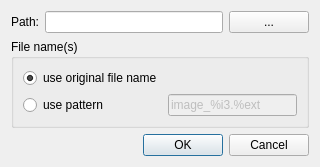
<?xml version="1.0" encoding="UTF-8"?>
<ui version="4.0">
 <class>BatchProcess::SaveImagesEditDlg</class>
 <widget class="QDialog" name="BatchProcess::SaveImagesEditDlg">
  <property name="geometry">
   <rect>
    <x>0</x>
    <y>0</y>
    <width>320</width>
    <height>152</height>
   </rect>
  </property>
  <property name="windowTitle">
   <string>Edit save settings</string>
  </property>
  <layout class="QGridLayout" name="gridLayout">
   <item row="0" column="0">
    <widget class="QLabel" name="label">
     <property name="text">
      <string>Path:</string>
     </property>
    </widget>
   </item>
   <item row="0" column="1">
    <widget class="QLineEdit" name="pathLineEdit"/>
   </item>
   <item row="0" column="2">
    <widget class="QPushButton" name="selectPathBtn">
     <property name="text">
      <string>...</string>
     </property>
    </widget>
   </item>
   <item row="1" column="0" colspan="3">
    <widget class="QGroupBox" name="groupBox">
     <property name="title">
      <string>File name(s)</string>
     </property>
     <layout class="QGridLayout" name="gridLayout_2">
      <item row="0" column="0">
       <widget class="QRadioButton" name="useOrigFileNameRadioBtn">
        <property name="text">
         <string>use original file name</string>
        </property>
        <property name="checked">
         <bool>true</bool>
        </property>
       </widget>
      </item>
      <item row="1" column="0">
       <widget class="QRadioButton" name="usePatternRadioBtn">
        <property name="text">
         <string>use pattern</string>
        </property>
       </widget>
      </item>
      <item row="1" column="1">
       <widget class="QLineEdit" name="patternLineEdit">
        <property name="enabled">
         <bool>false</bool>
        </property>
        <property name="inputMask">
         <string/>
        </property>
        <property name="text">
         <string>image_%i3.%ext</string>
        </property>
        <property name="placeholderText">
         <string>image_%i3.%ext</string>
        </property>
       </widget>
      </item>
     </layout>
    </widget>
   </item>
   <item row="2" column="0" colspan="3">
    <widget class="QDialogButtonBox" name="buttonBox">
     <property name="orientation">
      <enum>Qt::Horizontal</enum>
     </property>
     <property name="standardButtons">
      <set>QDialogButtonBox::Cancel|QDialogButtonBox::Ok</set>
     </property>
    </widget>
   </item>
  </layout>
 </widget>
 <resources/>
 <connections>
  <connection>
   <sender>buttonBox</sender>
   <signal>accepted()</signal>
   <receiver>BatchProcess::SaveImagesEditDlg</receiver>
   <slot>accept()</slot>
   <hints>
    <hint type="sourcelabel">
     <x>247</x>
     <y>142</y>
    </hint>
    <hint type="destinationlabel">
     <x>157</x>
     <y>151</y>
    </hint>
   </hints>
  </connection>
  <connection>
   <sender>buttonBox</sender>
   <signal>rejected()</signal>
   <receiver>BatchProcess::SaveImagesEditDlg</receiver>
   <slot>reject()</slot>
   <hints>
    <hint type="sourcelabel">
     <x>310</x>
     <y>142</y>
    </hint>
    <hint type="destinationlabel">
     <x>286</x>
     <y>151</y>
    </hint>
   </hints>
  </connection>
  <connection>
   <sender>usePatternRadioBtn</sender>
   <signal>toggled(bool)</signal>
   <receiver>patternLineEdit</receiver>
   <slot>setEnabled(bool)</slot>
   <hints>
    <hint type="sourcelabel">
     <x>57</x>
     <y>90</y>
    </hint>
    <hint type="destinationlabel">
     <x>193</x>
     <y>97</y>
    </hint>
   </hints>
  </connection>
 </connections>
</ui>
